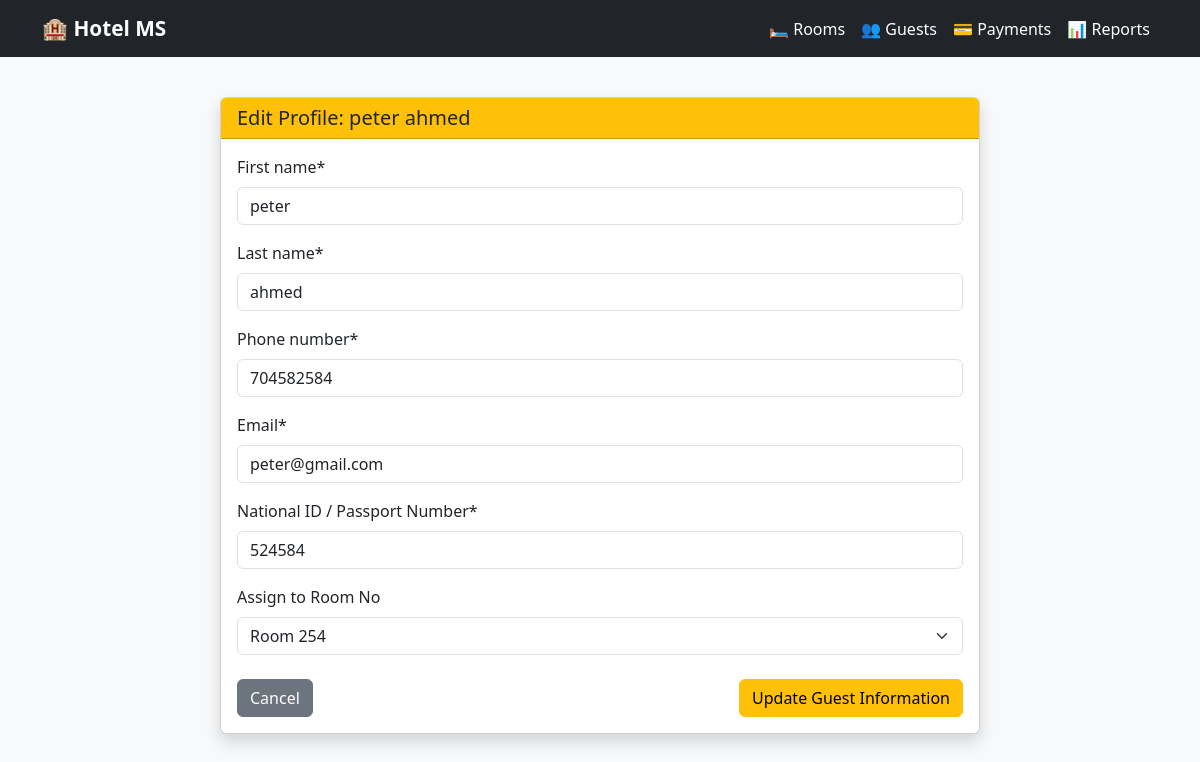
The page /guests/edit/3/ on the database its author committed.
### guests/models.py (models this page shows, shortened)
class Guest(models.Model):
    first_name = models.CharField(max_length=50)
    last_name = models.CharField(max_length=50)
    phone_number = models.CharField(max_length=17)
    email = models.EmailField(unique=True)
    id_number = models.CharField(max_length=20, unique=True)
    room = models.ForeignKey(Room, on_delete=models.SET_NULL, null=True, blank=True, related_name="guests")

### guests/views.py (the view)
# urls.py: path('edit/<int:pk>/', views.edit_guest, name='edit_guest'),
def edit_guest(request, pk):
    guest = get_object_or_404(Guest, pk=pk)
    if request.method == "POST":
        form = GuestForm(request.POST, instance=guest)
        if form.is_valid():
            form.save()
            return redirect('guest_list')
    else:
        form = GuestForm(instance=guest)
    return render(request, 'edit_guest.html', {'form': form, 'guest': guest})

### rooms/models.py (called while the page is built)
    def __str__(self):
        return f"Room {self.room_number}"

### guests/templates/edit_guest.html (shortened to what this page needs)
{% extends 'base.html' %}
{% load crispy_forms_tags %}
{% block content %}
<div class="row justify-content-center mt-4">
    <div class="col-md-8">
        <div class="card shadow">
            <div class="card-header bg-warning text-dark">
                <h5 class="mb-0">Edit Profile: {{ guest.first_name }} {{ guest.last_name }}</h5>
            </div>
            <div class="card-body">
                <form method="POST" novalidate>
                    {{ form|crispy }}
                    <div class="mt-4 d-flex justify-content-between">
                        <a href="{% url 'guest_list' %}" class="btn btn-secondary">Cancel</a>
                        <button type="submit" class="btn btn-warning">Update Guest Information</button>
                    </div>
                </form>
            </div>
        </div>
    </div>
</div>
{% endblock %}

### templates/base.html (style rules this page uses)
body { background-color: #f8f9fa; }

### rows shown on the page
Guest: first_name "peter", last_name "ahmed", phone_number "704582584", email "peter@gmail.com", id_number "524584", room "Room 254"
